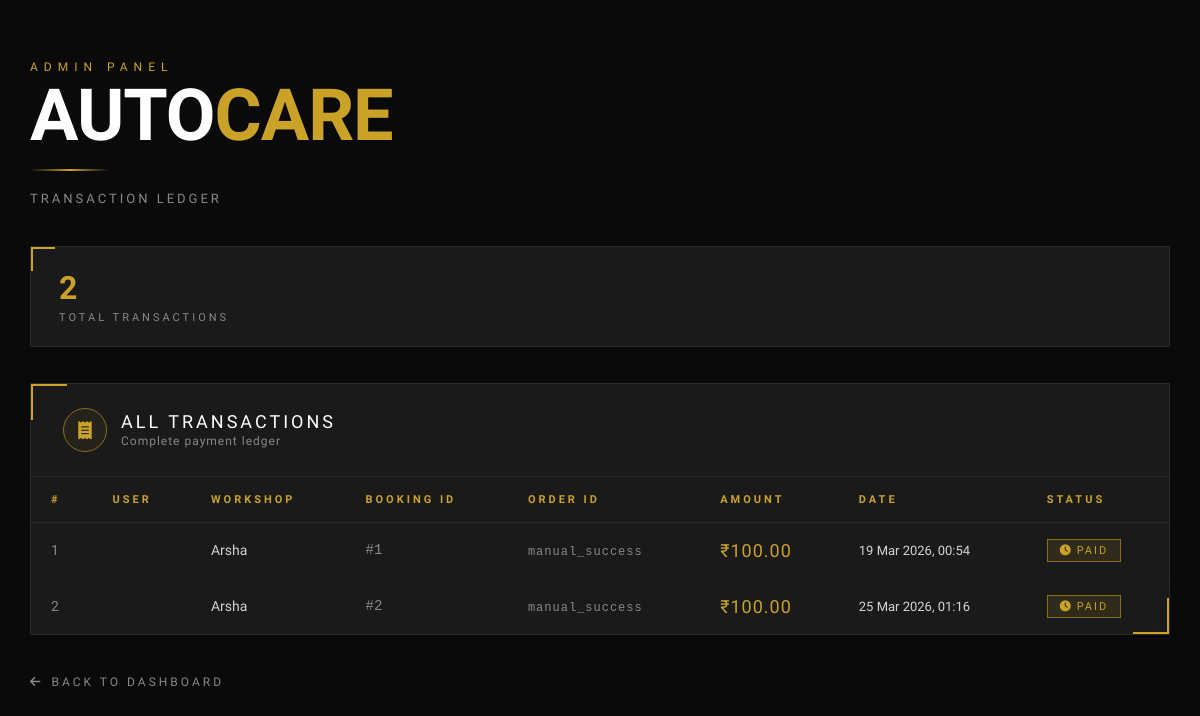
Screenshot of /transactions/ with the database file from the repository.
### app/models.py (models this page shows)
class transaction(models.Model):
    userd = models.ForeignKey(user, on_delete=models.CASCADE)
    workshop = models.ForeignKey(workshop, on_delete=models.CASCADE)
    booking = models.ForeignKey(Booking, on_delete=models.CASCADE)
    amount = models.DecimalField(max_digits=10, decimal_places=2)
    order_id= models.CharField(max_length=225)
    created_at = models.DateTimeField(auto_now_add=True)
    status = models.CharField(max_length=20, default='Pending')

class workshop(models.Model):
    name = models.CharField(max_length=100)
    password = models.CharField(max_length=100)
    email = models.EmailField(unique=True)
    Location = models.CharField(max_length=255,null=True, blank=True)
    description = models.CharField(max_length=255,null=True, blank=True)
    phone = models.CharField(max_length=15)
    address = models.TextField()
    workshop_picture = models.ImageField(upload_to='profile_pics/', null=True, blank=True)
    license = models.ImageField(upload_to='license/', null=True, blank=True)
    slots = models.IntegerField(default=0)
    opening_time = models.TimeField(null=True, blank=True)
    closing_time = models.TimeField(null=True, blank=True)
    SERVICE_CHOICES = (
        ('Oil Change', 'Oil Change'),
        ('Engine Repair', 'Engine Repair'),
        ('AC Service', 'AC Service'),
        ('Brake Service', 'Brake Service'),
        ('Battery Service', 'Battery Service'),
        ('Tire Service', 'Tire Service'),
    )
    services = MultiSelectField(choices=SERVICE_CHOICES,null=True, blank=True)
    DAYS_OF_WEEK = (
        ('MON', 'Monday'),
        ('TUE', 'Tuesday'),
        ('WED', 'Wednesday'),
        ('THU', 'Thursday'),
        ('FRI', 'Friday'),
        ('SAT', 'Saturday'),
        ('SUN', 'Sunday'),
    )
    available_days = MultiSelectField(
        choices=DAYS_OF_WEEK,
        max_choices=7,
        max_length=20
    )
    is_approved = models.BooleanField(default=False)

class Booking(models.Model):
    userd = models.ForeignKey(user, on_delete=models.CASCADE)
    workshop = models.ForeignKey(workshop, on_delete=models.CASCADE)
    vehicle = models.ForeignKey(VehicleRegistration, on_delete=models.CASCADE)
    SERVICE_CHOICES = (
        ('Oil Change', 'Oil Change'),
        ('Engine Repair', 'Engine Repair'),
        ('AC Service', 'AC Service'),
        ('Brake Service', 'Brake Service'),
        ('Battery Service', 'Battery Service'),
        ('Tire Service', 'Tire Service'),
    )
    services = MultiSelectField(choices=SERVICE_CHOICES,null=True, blank=True)
    booking_time = models.DateField()
    status = models.CharField(max_length=20, default='Pending')
    payment=models.IntegerField(null=True,blank=True)
    is_paid = models.BooleanField(default=False)

### app/views.py (the view)
# urls.py: path('transactions/', views.transaction_list, name='transaction_list'),
def transaction_list(request):
    users = transaction.objects.all()
    return render(request, 'transaction_list.html', {'users': users})

### app/templates/transaction_list.html (shortened to what this page needs)
<!DOCTYPE html>
<html lang="en">
<head>
<link rel="stylesheet" href="https://cdnjs.cloudflare.com/ajax/libs/font-awesome/6.0.0/css/all.min.css">
</head>
<body>
<div id="particles"></div>
<main class="page">
  <div class="hero-label">Admin Panel</div>
  <div class="big-name">AUTO<span>CARE</span></div>
  <div class="divider"></div>
  <p class="subtitle">Transaction Ledger</p>
  <div class="stats-row">
    <div class="stat-box">
      <div class="stat-val">{{ users|length }}</div>
      <div class="stat-label">Total Transactions</div>
    </div>
  </div>
  <div class="table-card">
    <div class="table-header">
      <div class="table-header-icon"><i class="fas fa-receipt"></i></div>
      <div>
        <div class="table-header-title">All Transactions</div>
        <div class="table-header-sub">Complete payment ledger</div>
      </div>
    </div>
    <div class="table-wrap">
      <table>
        <thead>
          <tr>
            <th>#</th>
            <th>User</th>
            <th>Workshop</th>
            <th>Booking ID</th>
            <th>Order ID</th>
            <th>Amount</th>
            <th>Date</th>
            <th>Status</th>
          </tr>
        </thead>
        <tbody>
          {% for t in users %}
          <tr>
            <td style="color:var(--text-dim);">{{ forloop.counter }}</td>
            <td style="color:var(--white); font-family:'Oswald',sans-serif; letter-spacing:1px;">{{ t.userd.username }}</td>
            <td>{{ t.workshop.name }}</td>
            <td style="color:var(--text-dim); font-family:monospace;">#{{ t.booking.id }}</td>
            <td><span class="order-id">{{ t.order_id }}</span></td>
            <td><span class="amount-cell">₹{{ t.amount }}</span></td>
            <td style="font-size:13px;">{{ t.created_at|date:"d M Y, H:i" }}</td>
            <td>
              {% if t.status == 'Success' or t.status == 'Completed' %}
                <span class="badge badge-green"><i class="fas fa-check" style="margin-right:4px;"></i>{{ t.status }}</span>
              {% elif t.status == 'Failed' %}
                <span class="badge badge-red"><i class="fas fa-xmark" style="margin-right:4px;"></i>{{ t.status }}</span>
              {% else %}
                <span class="badge badge-gold"><i class="fas fa-clock" style="margin-right:4px;"></i>{{ t.status }}</span>
              {% endif %}
            </td>
          </tr>
          {% empty %}
          <tr class="empty-row"><td colspan="8"><i class="fas fa-file-invoice" style="margin-right:10px;"></i>No transactions found</td></tr>
          {% endfor %}
        </tbody>
      </table>
    </div>
  </div>
  <a href="/adminlogin/" class="back-link"><i class="fas fa-arrow-left"></i>Back to Dashboard</a>
</main>
</body>
</html>

### rows the page displays
transaction: workshop.name "Arsha", booking.id "1", order_id "manual_success", amount "100.00", created_at "19 Mar 2026, 00:54", status "PAID"
transaction: workshop.name "Arsha", booking.id "2", order_id "manual_success", amount "100.00", created_at "25 Mar 2026, 01:16", status "PAID"

### other values shown
{{ users|length }} "2"
